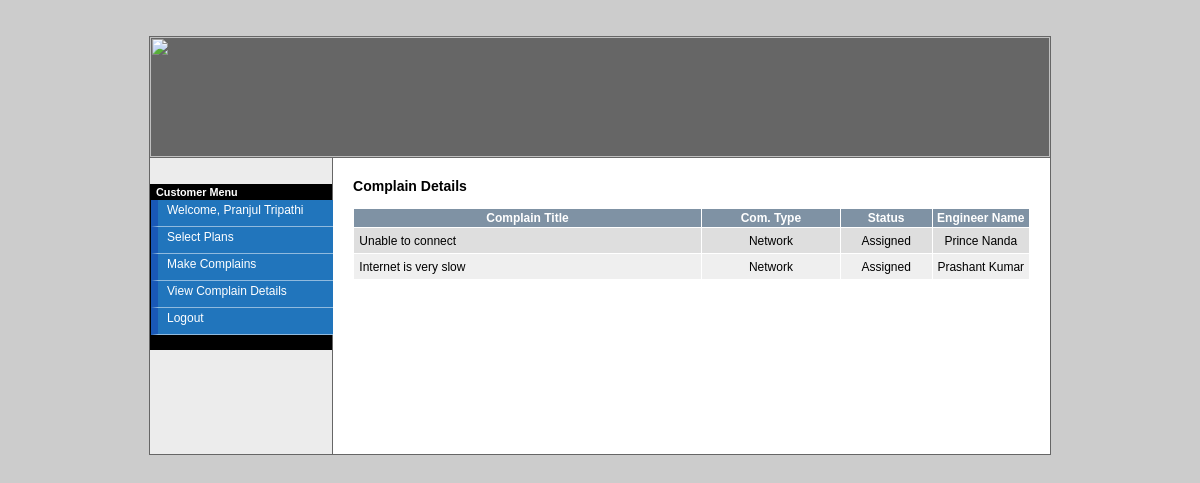
/view.php?mod=customer&view=compDetails (signed in), run on the app's committed database.
### tables this page shows
CREATE TABLE IF NOT EXISTS `tbl_complains` (
  `cid` int(10) NOT NULL auto_increment,
  `cust_id` int(10) NOT NULL,
  `cust_name` varchar(40) NOT NULL,
  `comp_type` varchar(40) NOT NULL,
  `comp_title` varchar(200) NOT NULL,
  `comp_desc` text NOT NULL,
  `status` varchar(20) NOT NULL,
  `eng_id` int(10) NOT NULL,
  `eng_name` varchar(40) NOT NULL,
  `eng_comment` varchar(240) NOT NULL,
  `create_date` datetime NOT NULL,
  `close_date` datetime NOT NULL,
  PRIMARY KEY  (`cid`)
);

### view.php (called while the page is built, shortened)
<?php
require_once './include/template.php';
?>

### library/database.php (called while the page is built, shortened)
<?php
function dbQuery($sql)
{
	$result = mysql_query($sql) or die(mysql_error());
	return $result;
}
function dbFetchAssoc($result)
{
	return mysql_fetch_assoc($result);
}
?>

### compDetails.php (the view)
<h3>Complain Details</h3>
<form action="processLeave.php?action=addUser" method="post"  name="frmListUser" id="frmListUser">
  <table width="100%" border="0" align="center" cellpadding="2" cellspacing="1" class="text">
    <tr align="center" id="listTableHeader">
      <td width="747">Complain Title</td>
      <td width="260">Com. Type </td>
      <td width="139">Status</td>
      <td width="150">Engineer Name </td>
    </tr>
    <?php
	$cust_id = (int)$_SESSION['user_id'];
	$sql = "SELECT * FROM tbl_complains
			WHERE cust_id = $cust_id";
	$result = dbQuery($sql);
	$i=0;
	while($row = dbFetchAssoc($result)) {
	extract($row);
	if ($i%2) {
		$class = 'row1';
	} else {
		$class = 'row2';
	}
	$i += 1;
	?>
    <tr class="<?php echo $class; ?>" style="height:25px;">
      <td>&nbsp;<?php echo $comp_title; ?></td>
      <td width="260" align="center"><?php echo ucwords($comp_type); ?></td>
      <td width="139" align="center"><?php echo ucwords($status); ?></td>
      <td width="150" align="center"><?php echo ucwords($eng_name); ?></td>
    </tr>
    <?php
	}
	?>
    <tr>
      <td colspan="5">&nbsp;</td>
    </tr>
    <tr>
      <td colspan="5" align="right">&nbsp;</td>
    </tr>
  </table>
  <p>&nbsp;</p>
</form>
<p>&nbsp;</p>

### include/admin.css (style rules this page uses)
body { background-color:#CCCCCC; }
#listTableHeader { font-family: "Courier New", Courier, mono; font-size: 14px; color: #FFFFFF; background-color: #7F92A4; font-weight: bold; background-position: center; }
.row1 { background-color: #EFEFEF; }
.row2 { background-color: #DEDEDE; }
body { font-family: "Arial", "Helvetica", "sans-serif"; text-align: center; font-size: 10px; }
.text { font-family: Arial, Helvetica, sans-serif; font-size: 12px; }

### include/main.css (style rules this page uses)
body { font-family: Verdana, Geneva, Arial, Helvetica, sans-serif; font-size: 12px; }
td { font-family: Verdana, Geneva, Arial, Helvetica, sans-serif; font-size: 12px; }
form { font-family: Verdana, Geneva, Arial, Helvetica, sans-serif; font-size: 12px; }

### data on the page
tbl_complains: comp_title "Unable to connect", comp_type "Network", status "Assigned", eng_name "Prince Nanda"
tbl_complains: comp_title "Internet is very slow", comp_type "Network", status "Assigned", eng_name "Prashant Kumar"

### other printed values
$_SESSION['user_name'] "Pranjul Tripathi"
